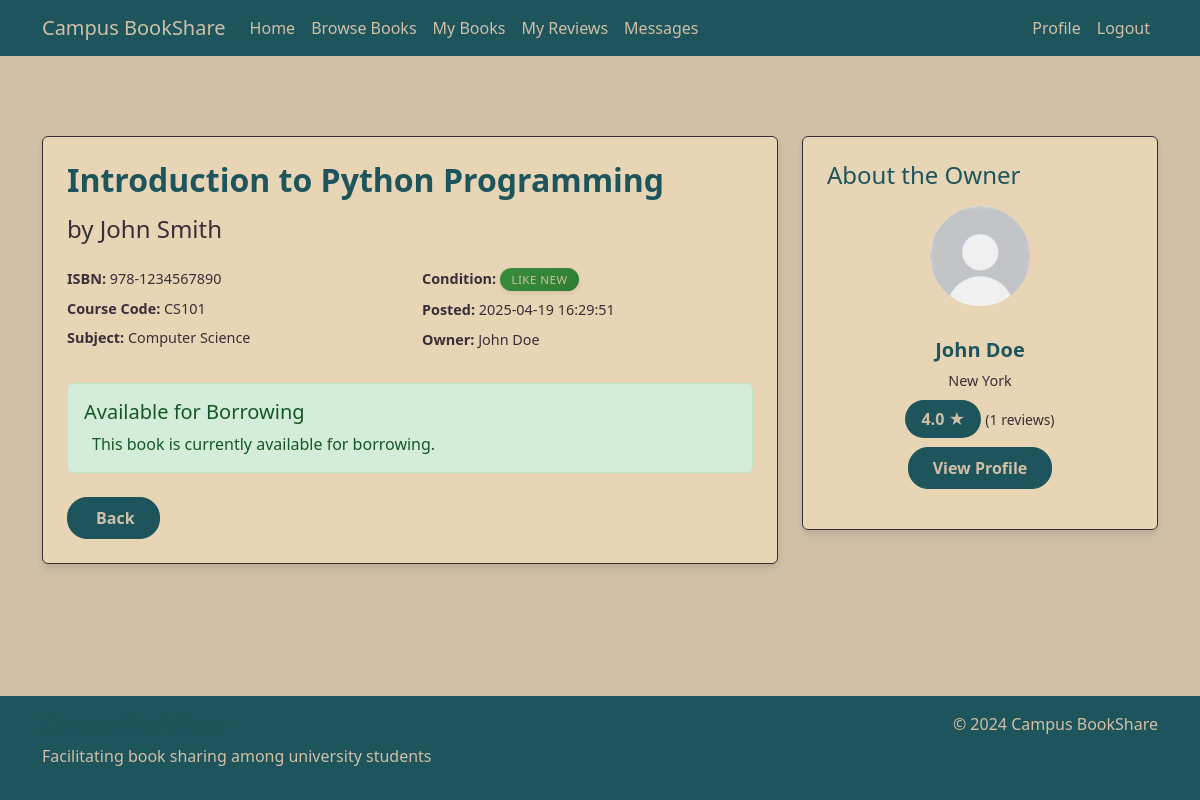
/book/1 (signed in), run on the app's committed database.
### tables this page shows
CREATE TABLE Books (
        book_id INTEGER PRIMARY KEY AUTOINCREMENT,
        user_id INTEGER,
        title TEXT NOT NULL,
        author TEXT,
        ISBN TEXT,
        subject TEXT,
        course_code TEXT,
        condition TEXT,
        availability TEXT NOT NULL,
        date_posted TEXT NOT NULL,
        FOREIGN KEY (user_id) REFERENCES Users(user_id)
    );

CREATE TABLE Users (
        user_id INTEGER PRIMARY KEY AUTOINCREMENT,
        name TEXT NOT NULL,
        email TEXT NOT NULL UNIQUE,
        password TEXT NOT NULL,
        profile_image TEXT,
        location TEXT
    );

### app.py (the view)
@app.route('/book/<int:book_id>')
@login_required
def view_book(book_id):
    try:
        conn = get_db_connection()
        book = conn.execute('''
            SELECT b.*, u.name as owner_name, u.user_id as owner_id, u.location,
                   u.profile_image,
                   COALESCE(AVG(r.rating), 0) as rating,
                   COUNT(r.review_id) as review_count
            FROM Books b
            JOIN Users u ON b.user_id = u.user_id
            LEFT JOIN Reviews r ON u.user_id = r.user_id
            WHERE b.book_id = ?
            GROUP BY b.book_id, u.user_id
        ''', (book_id,)).fetchone()
        if not book:
            flash('Book not found.', 'danger')
            return redirect(url_for('home'))
        borrowing = conn.execute('''
            SELECT bb.*, u.name as borrower_name
            FROM BorrowedBooks bb
            JOIN Users u ON bb.borrower_id = u.user_id
            WHERE bb.book_id = ? AND bb.return_date IS NULL
        ''', (book_id,)).fetchone()
        conn.close()
        return render_template('view_book.html',
                             book=book,
                             borrowing=borrowing)
    except Exception as e:
        flash('An error occurred while loading the book details.', 'danger')
        return redirect(url_for('home'))

### app.py (called while the page is built)
def get_db_connection():
    conn = sqlite3.connect('database.db')
    conn.row_factory = sqlite3.Row
    return conn

def login_required(f):
    @wraps(f)
    def decorated_function(*args, **kwargs):
        if 'user_id' not in session:
            flash('Please log in to access this page.', 'warning')
            return redirect(url_for('login'))
        return f(*args, **kwargs) # Returns original function if logged in
    return decorated_function

### templates/view_book.html (shortened to what this page needs)
{% extends "base.html" %}
{% block content %}
<div class="container book-view-container">
    <div class="row">
        <div class="col-md-8">
            <div class="card book-view-card mb-4">
                <div class="card-body">
                    <h2 class="book-title mb-3">{{ book.title }}</h2>
                    <h4 class="book-subtitle mb-4">by {{ book.author }}</h4>
                    <div class="row mb-4">
                        <div class="col-md-6">
                            <p class="book-meta"><strong>ISBN:</strong> {{ book.isbn }}</p>
                            <p class="book-meta"><strong>Course Code:</strong> {{ book.course_code }}</p>
                            <p class="book-meta"><strong>Subject:</strong> {{ book.subject }}</p>
                        </div>
                        <div class="col-md-6">
                            <p class="book-meta"><strong>Condition:</strong>
                                <span class="badge badge-reviews" data-condition="{{ book.condition }}">{{ book.condition }}</span>
                            </p>
                            <p class="book-meta"><strong>Posted:</strong> {{ book.date_posted }}</p>
                            <p class="book-meta"><strong>Owner:</strong> {{ book.owner_name }}</p>
                        </div>
                    </div>
                    <div class="availability-status mb-4">
                        {% if borrowing %}
                            <div class="alert alert-warning">
                                <h5 class="alert-heading">Currently Borrowed</h5>
                                <p class="mb-0">
                                    <i class="fas fa-user-clock me-2"></i>Borrowed by: {{ borrowing.borrower_name }}<br>
                                    <i class="fas fa-calendar-check me-2"></i>Expected return: {{ borrowing.expected_return_date }}
                                </p>
                            </div>
                        {% else %}
                            <div class="alert alert-success">
                                <h5 class="alert-heading">Available for Borrowing</h5>
                                <p class="mb-0">
                                    This book is currently available for borrowing.
                                </p>
                            </div>
                        {% endif %}
                    </div>
                    <div class="d-flex gap-2">
                        <a href="{{ url_for('home') }}" class="btn btn-primary btn-px-4">
                             Back
                        </a>
                    </div>
                </div>
            </div>
        </div>
        <div class="col-md-4">
            <div class="card owner-card">
                <div class="card-body">
                    <h4 class="mb-3">About the Owner</h4>
                    <div class="text-center mb-3">
                        {% if book.profile_image %}
                            <img src="{{ book.profile_image }}"
                                 class="profile-image-medium rounded-circle mb-3" alt="Profile Image">
                        {% else %}
                            <div class="default-avatar rounded-circle mb-3 mx-auto">
                                <span>{{ book.owner_name[0].upper() }}</span>
                            </div>
                        {% endif %}
                        <h5 class="owner-name">{{ book.owner_name }}</h5>
                        <p class="owner-location">{{ book.location }}</p>
                        <div class="mb-3">
                            <span class="owner-rating">{{ "%.1f"|format(book.rating) if book.rating else 0 }} ★</span>
                            <small class="text-muted">({{ book.review_count }} reviews)</small>
                        </div>
                        <div class="d-flex gap-2 justify-content-center owner-actions">
                            <a href="{{ url_for('view_profile', user_id=book.owner_id) }}" class="btn btn-primary btn-px-4">View Profile</a>
                        </div>
                    </div>
                </div>
            </div>
        </div>
    </div>
</div>
{% endblock %}

### static/css/style.css (style rules this page uses)
body { background-color: #D1BFA7; color: #1E555C; min-height: 100vh; display: flex; flex-direction: column; }
.btn-primary { background-color: #1E555C; border-color: #1E555C; color: #D1BFA7; font-weight: 600; padding: 0.5rem 1.5rem; border-radius: 20px; }
.card { background-color: #E8D5B5; border: 1px solid #3A2E39; box-shadow: 0 4px 6px rgba(0, 0, 0, 0.1); }
.card-body { color: #1E555C; padding: 1.5rem; }
h1, h2, h3, h4, h5, h6 { color: #1E555C; }
.text-muted { color: #3A2E39 !important; }
.profile-image-medium { width: 100px; height: 100px; object-fit: cover; }
.badge-reviews { color: #D1BFA7; padding: 0.5em 1em; border-radius: 20px; font-weight: 500; text-transform: uppercase; font-size: 0.8em; letter-spacing: 0.5px; box-shadow: 0 2px 4px rgba(0,0,0,0.1); }
.badge-reviews[data-condition="Like New"] { background: linear-gradient(135deg, #388E3C, #2E7D32); color: #D1BFA7; }
.book-title { color: #1E555C; font-weight: 600; margin-bottom: 0.5rem; }
.book-subtitle { color: #3A2E39; font-weight: 500; margin-bottom: 1rem; }
.book-meta { color: #3A2E39; font-size: 0.9rem; }
.btn-px-4 { padding-left: 1.5rem; padding-right: 1.5rem; }
.book-view-container { padding: 2rem 0; }
.book-view-card { background-color: #E8D5B5; border: 1px solid #3A2E39; box-shadow: 0 4px 6px rgba(0, 0, 0, 0.1); }
.book-view-card .card-body { padding: 1.5rem; }
.book-view-card .book-title { color: #1E555C; font-weight: 600; margin-bottom: 1rem; }
.book-view-card .book-subtitle { color: #3A2E39; font-weight: 500; margin-bottom: 1.5rem; }
.book-view-card .book-meta { color: #3A2E39; font-size: 0.9rem; margin-bottom: 0.5rem; }
.book-view-card .availability-status { margin-bottom: 1.5rem; }
.book-view-card .alert { background-color: #F5F0E6; border: 1px solid #3A2E39; color: #1E555C; }
.book-view-card .alert-success { background-color: #D4EDDA; border-color: #C3E6CB; color: #155724; }
.owner-card { background-color: #E8D5B5; border: 1px solid #3A2E39; box-shadow: 0 4px 6px rgba(0, 0, 0, 0.1); }
.owner-card .card-body { padding: 1.5rem; }
.owner-card .owner-name { color: #1E555C; font-weight: 600; margin-top: 1rem; }
.owner-card .owner-location { color: #3A2E39; font-size: 0.9rem; margin-bottom: 1rem; }
.owner-card .owner-rating { background-color: #1E555C; color: #D1BFA7; padding: 0.5rem 1rem; border-radius: 20px; font-weight: 600; }
.owner-card .owner-actions { gap: 0.5rem; }

### data on the page
Books: title "Introduction to Python Programming", author "John Smith", isbn "978-1234567890", course_code "CS101", subject "Computer Science", condition "LIKE NEW", date_posted "2025-04-19 16:29:51"
Users: owner_name "John Doe", profile_image (placeholder picture), location "New York"

### other printed values
{{ "%.1f"|format(book.rating) if book.rating else 0 }} "4.0"
{{ book.review_count }} "1"
